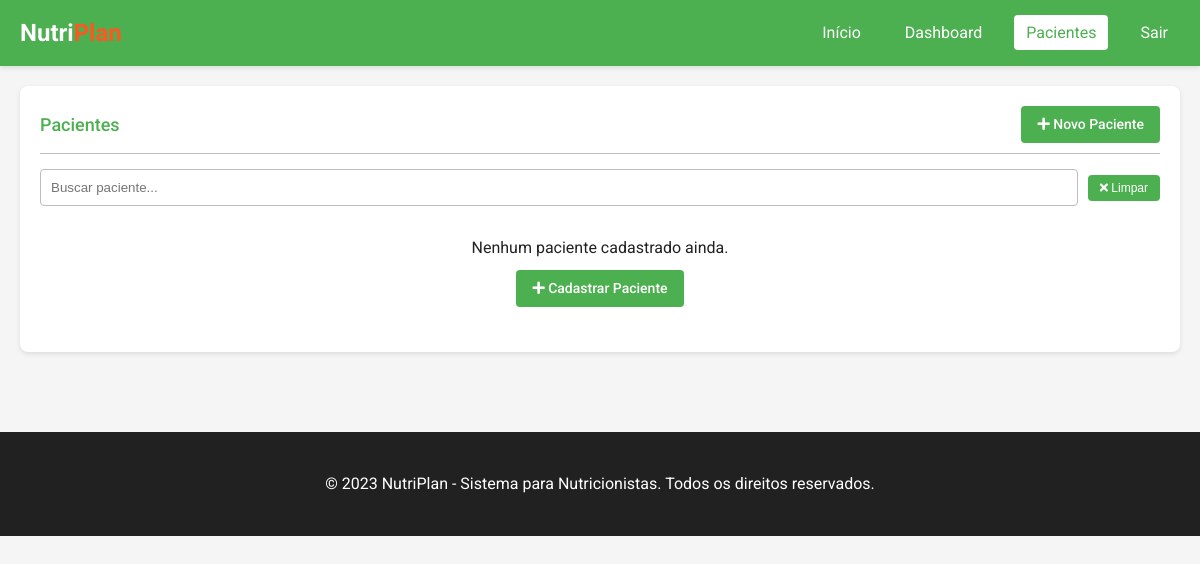
Before: /patient/patients (signed in) with the older database file.
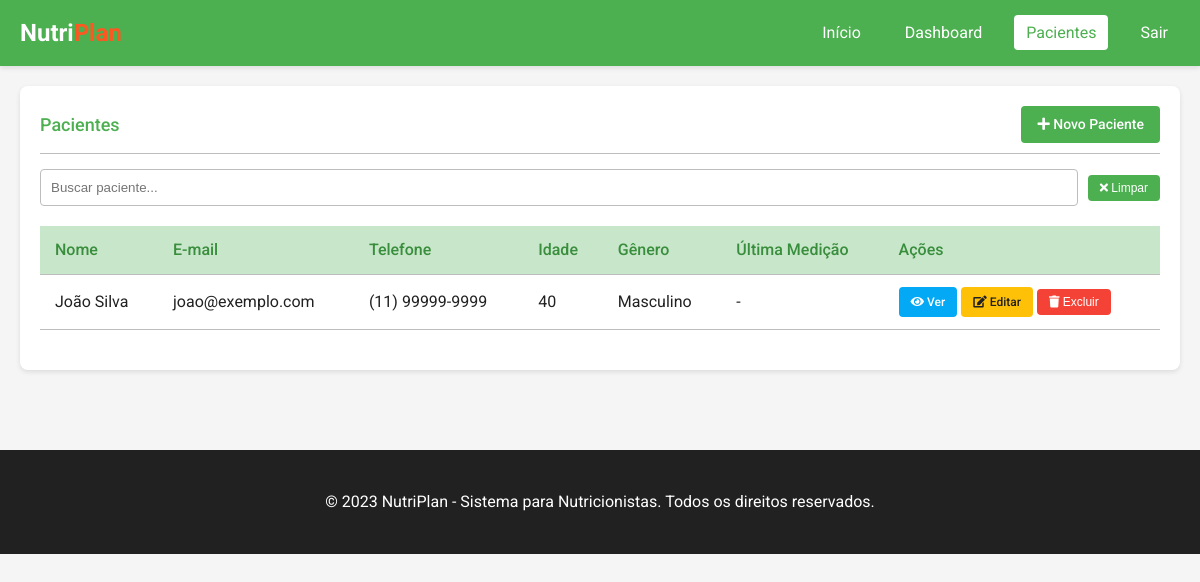
After: the same page with the newer database file.
### models.py (models this page shows, shortened)
class Patient(db.Model):
    id = db.Column(db.Integer, primary_key=True)
    name = db.Column(db.String(100), nullable=False)
    email = db.Column(db.String(120), unique=True, nullable=True)
    phone = db.Column(db.String(20), nullable=True)
    birthday = db.Column(db.Date, nullable=True)
    gender = db.Column(db.String(10), nullable=True)
    created_at = db.Column(db.DateTime, default=datetime.utcnow)
    user_id = db.Column(db.Integer, db.ForeignKey('user.id'), nullable=False)
    measurements = db.relationship('Measurement', backref='patient', lazy=True, cascade="all, delete-orphan")
    meal_plans = db.relationship('MealPlan', backref='patient', lazy=True, cascade="all, delete-orphan")
    consultations = db.relationship('Consultation', backref='patient', lazy=True, cascade="all, delete-orphan")
    @property
    def age(self):
        if self.birthday:
            today = datetime.now().date()
            return today.year - self.birthday.year - ((today.month, today.day) < (self.birthday.month, self.birthday.day))
        return None

### routes.py (the view)
@patient_bp.route('/patients')
@login_required
def patients_list():
    user_id = session.get('user_id')
    patients = Patient.query.filter_by(user_id=user_id).order_by(Patient.name).all()
    return render_template('patients.html', patients=patients)

### utils.py (called while the page is built)
def login_required(f):
    @wraps(f)
    def decorated_function(*args, **kwargs):
        if 'user_id' not in session:
            flash('Por favor, faça login para acessar esta página.', 'warning')
            return redirect(url_for('auth.login'))
        return f(*args, **kwargs)
    return decorated_function

### templates/patients.html (shortened to what this page needs)
<!DOCTYPE html>
<html lang="pt-br">
<head>
    <link rel="stylesheet" href="https://cdnjs.cloudflare.com/ajax/libs/font-awesome/5.15.4/css/all.min.css">
    <link rel="stylesheet" href="{{ url_for('static', filename='css/style.css') }}">
</head>
<body>
    <header class="header">
        <a href="{{ url_for('main.index') }}" class="logo">Nutri<span>Plan</span></a>
        <nav>
            <ul class="nav-menu">
                <li class="nav-item">
                    <a href="{{ url_for('main.index') }}" class="nav-link">Início</a>
                </li>
                <li class="nav-item">
                    <a href="{{ url_for('main.dashboard') }}" class="nav-link">Dashboard</a>
                </li>
                <li class="nav-item">
                    <a href="{{ url_for('patient.patients_list') }}" class="nav-link active">Pacientes</a>
                </li>
                <li class="nav-item">
                    <a href="{{ url_for('auth.logout') }}" class="nav-link">Sair</a>
                </li>
            </ul>
        </nav>
    </header>
    <div class="container">
        <div class="card">
            <div class="card-header">
                <h2 class="card-title">Pacientes</h2>
                <a href="{{ url_for('patient.add_patient') }}" class="btn">
                    <i class="fas fa-plus"></i> Novo Paciente
                </a>
            </div>
            <div class="card-content">
                <div class="search-bar">
                    <input type="text" id="patientSearch" placeholder="Buscar paciente..." onkeyup="searchPatients()">
                    <button class="btn btn-sm" onclick="clearSearch()">
                        <i class="fas fa-times"></i> Limpar
                    </button>
                </div>
                {% if patients %}
                <div class="table-responsive">
                    <table class="table" id="patientsTable">
                        <thead>
                            <tr>
                                <th>Nome</th>
                                <th>E-mail</th>
                                <th>Telefone</th>
                                <th>Idade</th>
                                <th>Gênero</th>
                                <th>Última Medição</th>
                                <th>Ações</th>
                            </tr>
                        </thead>
                        <tbody>
                            {% for patient in patients %}
                            <tr>
                                <td>{{ patient.name }}</td>
                                <td>{{ patient.email or '-' }}</td>
                                <td>{{ patient.phone or '-' }}</td>
                                <td>{{ patient.age or '-' }}</td>
                                <td>{{ patient.gender or '-' }}</td>
                                <td>
                                    {% set last_measurement = patient.measurements|sort(attribute='date', reverse=True)|first %}
                                    {% if last_measurement %}
                                        {{ last_measurement.date.strftime('%d/%m/%Y') }}
                                    {% else %}
                                        -
                                    {% endif %}
                                </td>
                                <td class="patient-actions">
                                    <a href="{{ url_for('patient.patient_detail', patient_id=patient.id) }}" class="btn btn-sm btn-info">
                                        <i class="fas fa-eye"></i> Ver
                                    </a>
                                    <a href="{{ url_for('patient.edit_patient', patient_id=patient.id) }}" class="btn btn-sm btn-warning">
                                        <i class="fas fa-edit"></i> Editar
                                    </a>
                                    <button class="btn btn-sm btn-danger" onclick="confirmPatientDelete({{ patient.id }}, '{{ patient.name }}')">
                                        <i class="fas fa-trash"></i> Excluir
                                    </button>
                                </td>
                            </tr>
                            {% endfor %}
                        </tbody>
                    </table>
                </div>
                {% else %}
                <div class="text-center p-2">
                    <p>Nenhum paciente cadastrado ainda.</p>
                    <a href="{{ url_for('patient.add_patient') }}" class="btn mt-2">
                        <i class="fas fa-plus"></i> Cadastrar Paciente
                    </a>
                </div>
                {% endif %}
            </div>
        </div>
    </div>
    <footer>
        <div class="container">
            <p>&copy; 2023 NutriPlan - Sistema para Nutricionistas. Todos os direitos reservados.</p>
        </div>
    </footer>
</body>
</html>

### static/css/style.css (style rules this page uses)
:root { --primary-color: #4CAF50; --primary-dark: #388E3C; --primary-light: #C8E6C9; --accent-color: #FF5722; --text-primary: #212121; --text-secondary: #757575; --divider-color: #BDBDBD; --background-color: #F5F5F5; --white: #FFFFFF; --success: #4CAF50; --info: #03A9F4; --warning: #FFC107; --danger: #F44336; }
* { margin: 0; padding: 0; box-sizing: border-box; }
body { font-family: 'Roboto', 'Segoe UI', Arial, sans-serif; font-size: 16px; line-height: 1.5; color: var(--text-primary); background-color: var(--background-color); }
.header { background-color: var(--primary-color); color: var(--white); padding: 15px 20px; display: flex; justify-content: space-between; align-items: center; box-shadow: 0 2px 5px rgba(0, 0, 0, 0.1); }
.logo { font-size: 24px; font-weight: 700; color: var(--white); text-decoration: none; }
.logo span { color: var(--accent-color); }
.nav-menu { display: flex; list-style: none; }
.nav-item { margin-left: 20px; }
.nav-link { color: var(--white); text-decoration: none; padding: 8px 12px; border-radius: 4px; transition: background-color 0.3s; }
.nav-link.active { background-color: var(--white); color: var(--primary-color); }
.container { max-width: 1200px; margin: 0 auto; padding: 20px; }
.card { background-color: var(--white); border-radius: 8px; box-shadow: 0 2px 5px rgba(0, 0, 0, 0.1); padding: 20px; margin-bottom: 20px; }
.card-header { display: flex; justify-content: space-between; align-items: center; margin-bottom: 15px; padding-bottom: 10px; border-bottom: 1px solid var(--divider-color); }
.card-title { font-size: 18px; font-weight: 500; color: var(--primary-color); }
.card-content { margin-bottom: 15px; }
.btn { display: inline-block; padding: 8px 16px; border: none; border-radius: 4px; background-color: var(--primary-color); color: var(--white); text-decoration: none; font-size: 14px; font-weight: 500; cursor: pointer; transition: background-color 0.3s; }
.btn-sm { padding: 6px 12px; font-size: 12px; }
.btn-info { background-color: var(--info); }
.btn-warning { background-color: var(--warning); color: var(--text-primary); }
.btn-danger { background-color: var(--danger); }
.table { width: 100%; border-collapse: collapse; margin-bottom: 20px; }
.table th, .table td { padding: 12px 15px; text-align: left; border-bottom: 1px solid var(--divider-color); }
.table th { background-color: var(--primary-light); color: var(--primary-dark); font-weight: 500; }
footer { background-color: var(--text-primary); color: var(--white); text-align: center; padding: 20px; margin-top: 40px; }

### templates/patients.html (style rules this page uses)
.search-bar { margin-bottom: 20px; display: flex; align-items: center; }
.search-bar input { flex: 1; padding: 10px; border: 1px solid var(--divider-color); border-radius: 4px; }
.search-bar button { margin-left: 10px; }

Changed rows visible on the page:
added Patient: name "João Silva", email "joao@exemplo.com", phone "(11) 99999-9999", birthday "40", gender "Masculino"
Other visible differences:
text no longer shown: "Nenhum paciente cadastrado ainda. Cadastrar Paciente"
text now shown: "Nome E-mail Telefone Idade Gênero Última Medição Ações"
